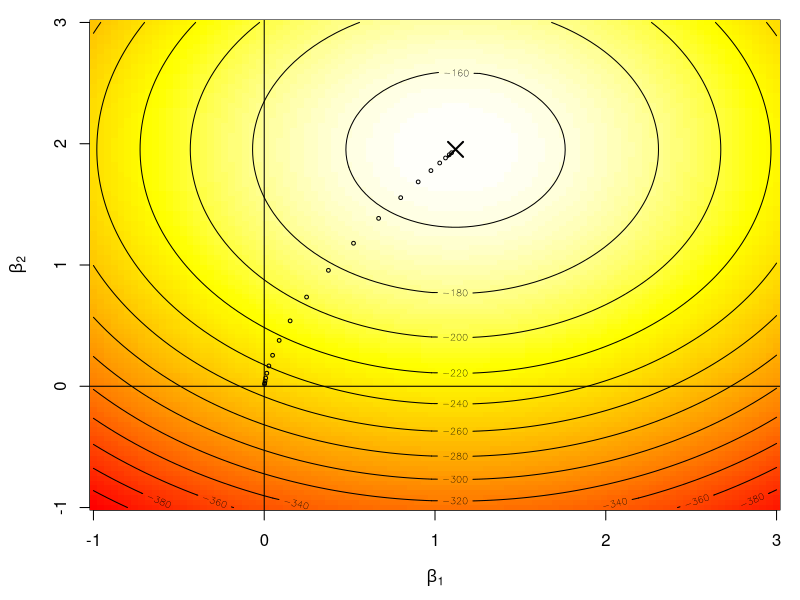

Write R code to recreate this figure.
set.seed(1)
n <- 120
x1 <- rep(c(0,1,0),c(n/3,n/3,n/3))
x2 <- rep(c(0,0,1),c(n/3,n/3,n/3))
y <- x1*rnorm(n,1) + x2*rnorm(n,2)
lm(y ~ 1 + x1 + x2)
g <- function(a,b) sum(dnorm(y, 0 + a*x1 + b*x2, 1, log=TRUE))
gv <- Vectorize(g)
s <- seq(from=-1,to=3,length=100)

pdf(file="ridge.pdf",width=5,height=5)
par(mar=c(4.5,4.5,1,1))
image(s,s,outer(s, s, gv),col=heat.colors(99),
      xlab=expression(beta[1]),ylab=expression(beta[2]))
contour(s,s,outer(s, s, gv),add=TRUE,nlevel=18)
abline(v=0,h=0)
pointz <- function(x,...) points(x[2],x[3],...)
pointz(coef(lm(y ~ 1 + x1 + x2)),pch=4,cex=2,lwd=2)
library(MASS)
c <- rep(1,n)
for (lambda in 10^seq(from=0, to=4, length=20)) {
  pointz(coef(lm.ridge(y ~ 1 + x1 + x2, lambda = lambda)),pch=1,cex=.5)
}
dev.off()
